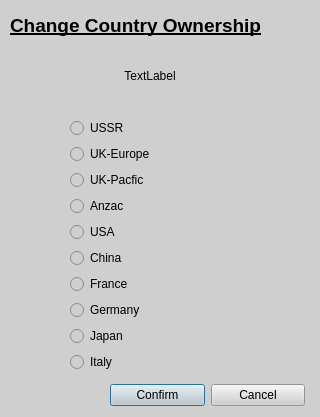
<?xml version="1.0" encoding="UTF-8"?>
<ui version="4.0">
 <class>changeCountry</class>
 <widget class="QDialog" name="changeCountry">
  <property name="geometry">
   <rect>
    <x>0</x>
    <y>0</y>
    <width>320</width>
    <height>417</height>
   </rect>
  </property>
  <property name="windowTitle">
   <string>Dialog</string>
  </property>
  <property name="styleSheet">
   <string notr="true">background: rgb(207, 207, 207)</string>
  </property>
  <widget class="QLabel" name="label">
   <property name="geometry">
    <rect>
     <x>10</x>
     <y>10</y>
     <width>301</width>
     <height>31</height>
    </rect>
   </property>
   <property name="text">
    <string>&lt;html&gt;&lt;head/&gt;&lt;body&gt;&lt;p&gt;&lt;span style=&quot; font-size:14pt; font-weight:700; text-decoration: underline;&quot;&gt;Change Country Ownership&lt;/span&gt;&lt;/p&gt;&lt;/body&gt;&lt;/html&gt;</string>
   </property>
  </widget>
  <widget class="QWidget" name="verticalLayoutWidget">
   <property name="geometry">
    <rect>
     <x>70</x>
     <y>40</y>
     <width>160</width>
     <height>332</height>
    </rect>
   </property>
   <layout class="QVBoxLayout" name="buttons">
    <item>
     <widget class="QLabel" name="territory">
      <property name="text">
       <string>TextLabel</string>
      </property>
      <property name="alignment">
       <set>Qt::AlignCenter</set>
      </property>
     </widget>
    </item>
    <item>
     <widget class="QRadioButton" name="ussr">
      <property name="text">
       <string>USSR</string>
      </property>
     </widget>
    </item>
    <item>
     <widget class="QRadioButton" name="ukeur">
      <property name="text">
       <string>UK-Europe</string>
      </property>
     </widget>
    </item>
    <item>
     <widget class="QRadioButton" name="ukpac">
      <property name="text">
       <string>UK-Pacfic</string>
      </property>
     </widget>
    </item>
    <item>
     <widget class="QRadioButton" name="anzac">
      <property name="text">
       <string>Anzac</string>
      </property>
     </widget>
    </item>
    <item>
     <widget class="QRadioButton" name="usa">
      <property name="text">
       <string>USA</string>
      </property>
     </widget>
    </item>
    <item>
     <widget class="QRadioButton" name="china">
      <property name="text">
       <string>China</string>
      </property>
     </widget>
    </item>
    <item>
     <widget class="QRadioButton" name="fra">
      <property name="text">
       <string>France</string>
      </property>
     </widget>
    </item>
    <item>
     <widget class="QRadioButton" name="ger">
      <property name="text">
       <string>Germany</string>
      </property>
     </widget>
    </item>
    <item>
     <widget class="QRadioButton" name="jap">
      <property name="text">
       <string>Japan</string>
      </property>
     </widget>
    </item>
    <item>
     <widget class="QRadioButton" name="ita">
      <property name="text">
       <string>Italy</string>
      </property>
     </widget>
    </item>
   </layout>
  </widget>
  <widget class="QWidget" name="horizontalLayoutWidget">
   <property name="geometry">
    <rect>
     <x>110</x>
     <y>380</y>
     <width>195</width>
     <height>31</height>
    </rect>
   </property>
   <layout class="QHBoxLayout" name="horizontalLayout">
    <item>
     <widget class="QPushButton" name="okButton">
      <property name="text">
       <string>Confirm</string>
      </property>
      <property name="default">
       <bool>true</bool>
      </property>
      <property name="flat">
       <bool>false</bool>
      </property>
     </widget>
    </item>
    <item>
     <widget class="QPushButton" name="cancelButton">
      <property name="text">
       <string>Cancel</string>
      </property>
     </widget>
    </item>
   </layout>
  </widget>
 </widget>
 <resources/>
 <connections/>
</ui>
